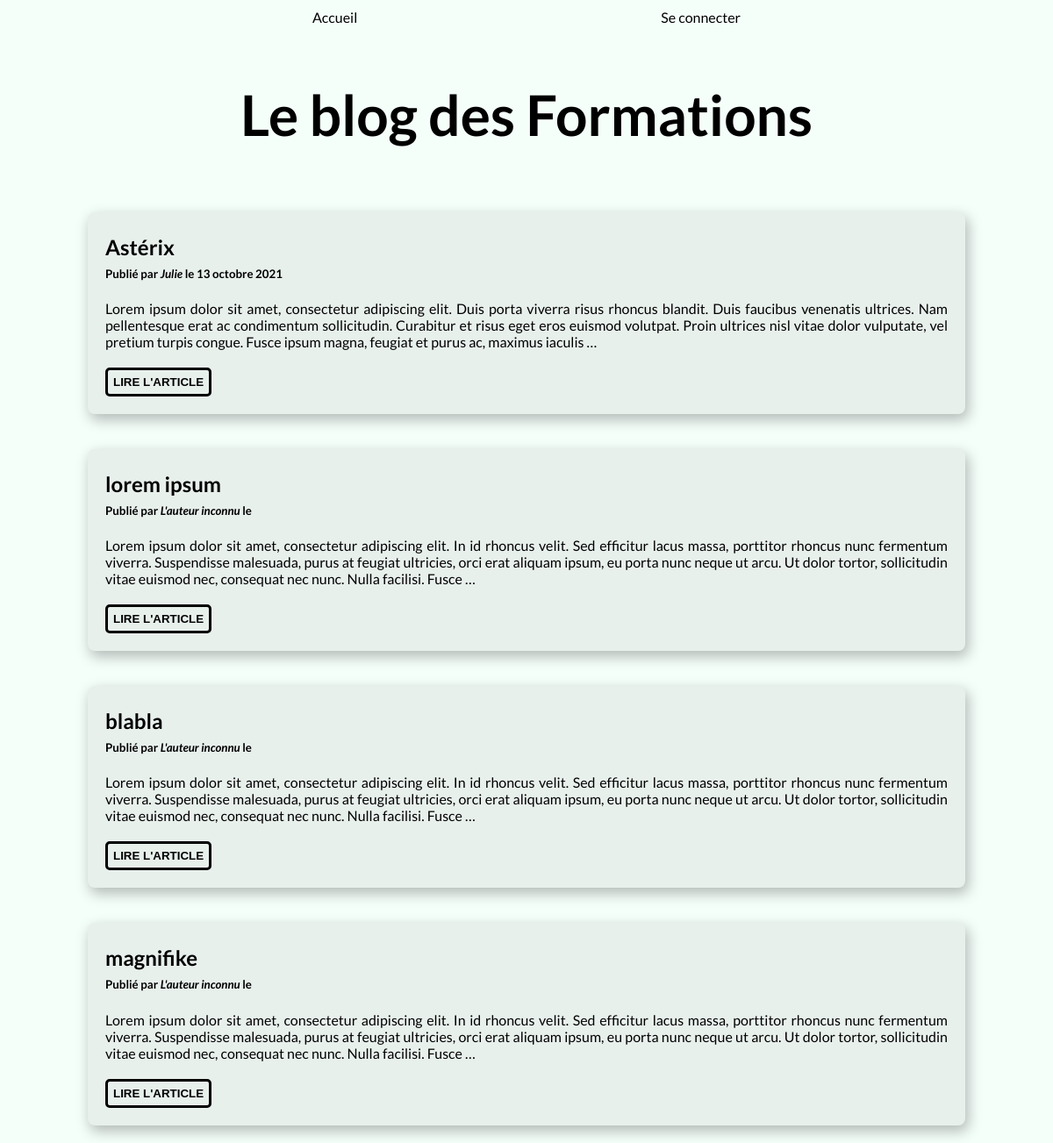
Before: / with the older database file.
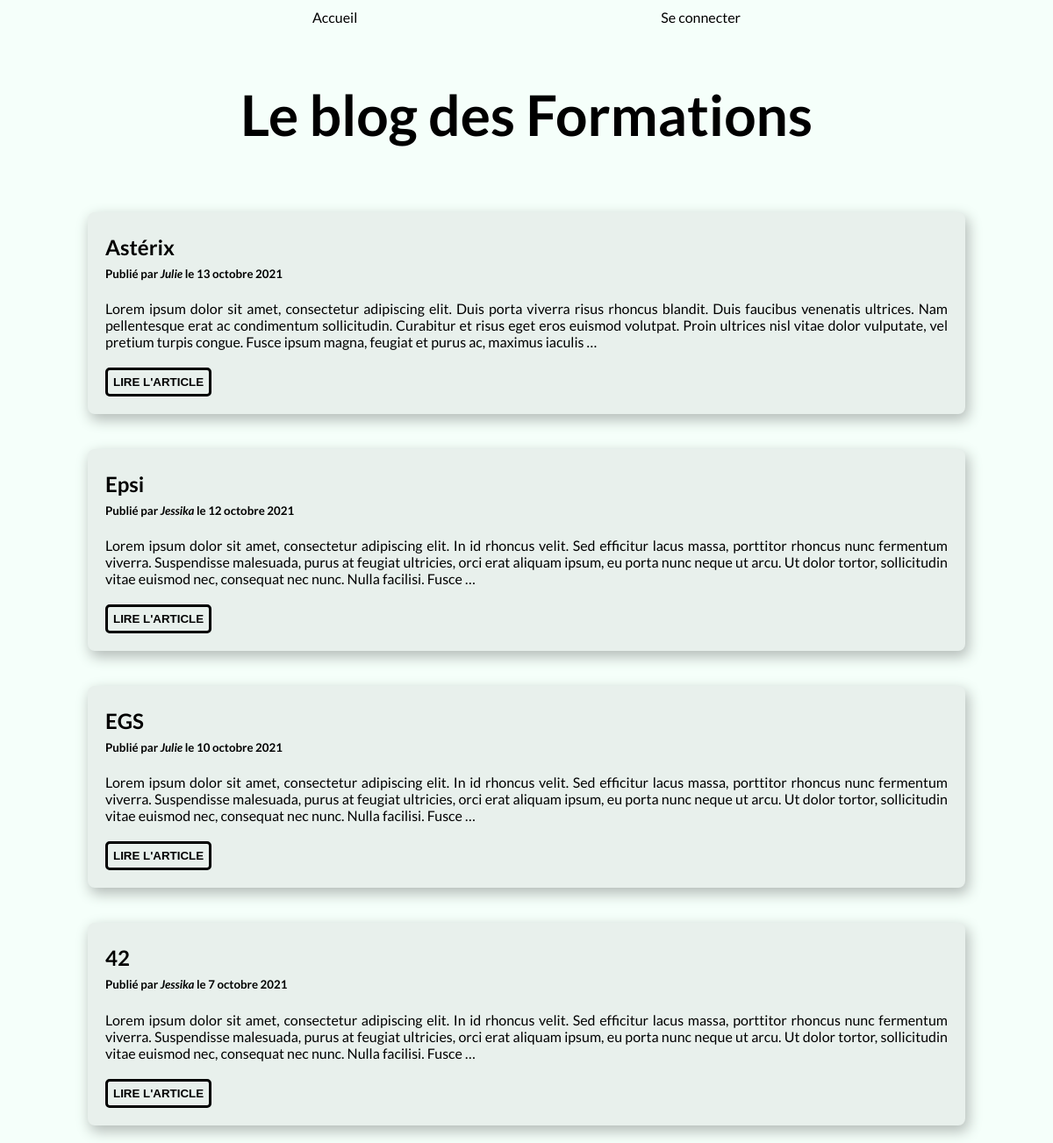
After: the same page with the newer database file.
### posts/models.py (models this page shows, shortened)
class BlogPost(models.Model):
    title = models.CharField(max_length=255, unique=True, verbose_name="Titre")
    slug = models.SlugField(max_length=255, unique=True, blank=True)
    author = models.ForeignKey(User, on_delete=models.SET_NULL, null=True, blank=True, verbose_name="Auteur")
    last_updated = models.DateTimeField(auto_now=True)
    created_on = models.DateField(blank=True, null=True, verbose_name="Créé le")
    published = models.BooleanField(default=False, verbose_name="publié")
    content = models.TextField(blank=True, verbose_name="contenu")
    class Meta:
        ordering = ["-created_on"]
        verbose_name = "Article"
    @property
    def author_or_default(self):
        return self.author.username if self.author else "L'auteur inconnu"

### posts/views.py (the view)
# urls.py: path("", BlogHome.as_view(), name="home"),
class BlogHome(ListView):
    model = BlogPost
    context_object_name = "posts"
    def get_queryset(self):
        queryset = super().get_queryset()
        if self.request.user.is_authenticated:
            return queryset
        return queryset.filter(published=True)

### posts/templates/posts/blogpost_list.html (shortened to what this page needs)
{% extends 'base.html' %}
{% block content %}
    <h1 class="titre">Le blog des Formations</h1>
    {% for post in posts %}
    <article>
        <h2 class="titre-article">{{ post.title }}</h2>
        <h5 class="date-article">Publié par <i class="auteur">{{ post.author_or_default}} </i> le {{ post.created_on|date:'j F Y' }}</h5>
        <p class="texte-article">{{ post.content|safe|truncatewords:50 }}</p>
        <form action="{% url 'posts:post' slug=post.slug%}">
            <button class="lecture">Lire l'article</button>
        </form>
    </article>
    {% endfor %}
{% endblock %}

Changed rows visible on the page:
changed BlogPost: title "blabla" → "Epsi"; author_or_default "L'auteur inconnu" → "Jessika"; created_on (not shown) → "12 octobre 2021"; moves up the list
changed BlogPost: title "lorem ipsum" → "EGS"; author_or_default "L'auteur inconnu" → "Julie"; created_on (not shown) → "10 octobre 2021"
changed BlogPost: title "magnifike" → "42"; author_or_default "L'auteur inconnu" → "Jessika"; created_on (not shown) → "7 octobre 2021"
